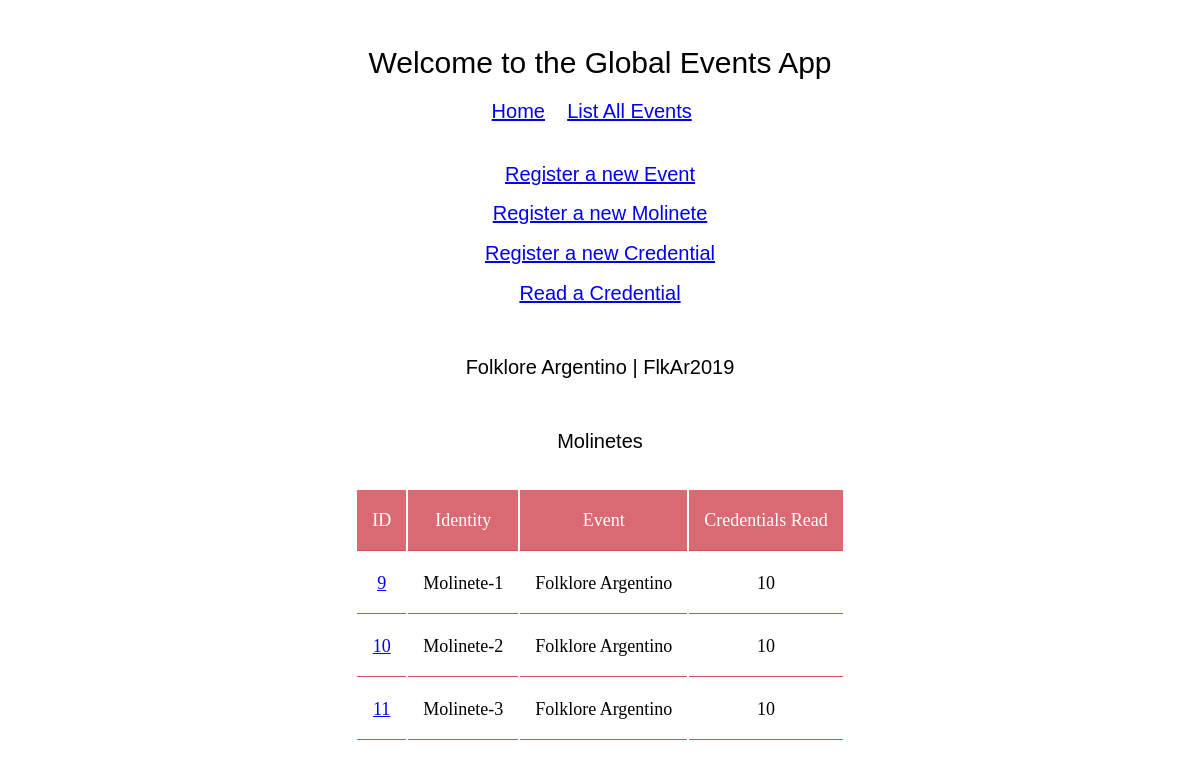
Page /eventos/4/detail/ on the committed database.
### eventos/models.py (models this page shows, shortened)
class Event(models.Model):
    created = models.DateTimeField(auto_now_add=True)
    title = models.CharField(max_length=100, default='')
    code = models.CharField(max_length=50, default='')
    class Meta:
        ordering = ('created',)
    def __str__(self):
        return self.title

class Molinete(models.Model):
    created = models.DateTimeField(auto_now_add=True)
    identity = models.CharField(max_length=100, blank=True, default='')
    event = models.ForeignKey(Event, on_delete=models.CASCADE)
    @property
    def credentialsRead(self):
        return self.credential_set.filter(read=True).count()

### eventos/views.py (the view)
# urls.py: path('<int:pk>/detail/', views.EventDetailView.as_view(), name='detail'),
class EventDetailView(generic.DetailView):
    model = Event
    template_name = 'eventos/detail.html'
    context_object_name = 'event'

### eventos/templates/eventos/detail.html (shortened to what this page needs)
{% extends "eventos/base.html" %}
{% block content %}
<h2>{{ event.title }} | {{ event.code }}</h2>
{% if event.molinete_set.all %}
<h2>Molinetes</h2>
<div style="overflow-x:auto;">
<table>
    <tr>
        <th>ID</th>
        <th>Identity</th>
        <th>Event</th>
        <th>Credentials Read</th>
    </tr>
    {% for molinete in event.molinete_set.all %}
    <tr>
        <td><a href="{% url 'eventos:molinete-detail' molinete.id %}">{{ molinete.id }}</a></td>
        <td>{{ molinete.identity }}</td>
        <td>{{ molinete.event }}</td>
        <td>{{ molinete.credentialsRead }}</td>
    </tr>
    {% endfor %}
</table>
</div>
{% else %}
<br>
<p><strong>No Molinetes are registered for this event.</strong></p>
{% endif %}
{% endblock %}

### eventos/static/eventos/style.css (style rules this page uses)
h2, label { font: 20px Consolas, sans-serif; text-align: center; }
table { align-content: center; margin-left: auto; margin-right: auto; table-layout: auto; }
tr, th, td { font: 18px/30px Consolas, serif; padding: 15px; text-align: center; border-bottom: 1px solid #d24f5a; }
th { background-color: #d96a73; color: white; }

### rows in the picture
Event: title "Folklore Argentino", code "FlkAr2019"
Molinete: id "9", identity "Molinete-1", event "Folklore Argentino", credentialsRead "10"
Molinete: id "10", identity "Molinete-2", event "Folklore Argentino", credentialsRead "10"
Molinete: id "11", identity "Molinete-3", event "Folklore Argentino", credentialsRead "10"
